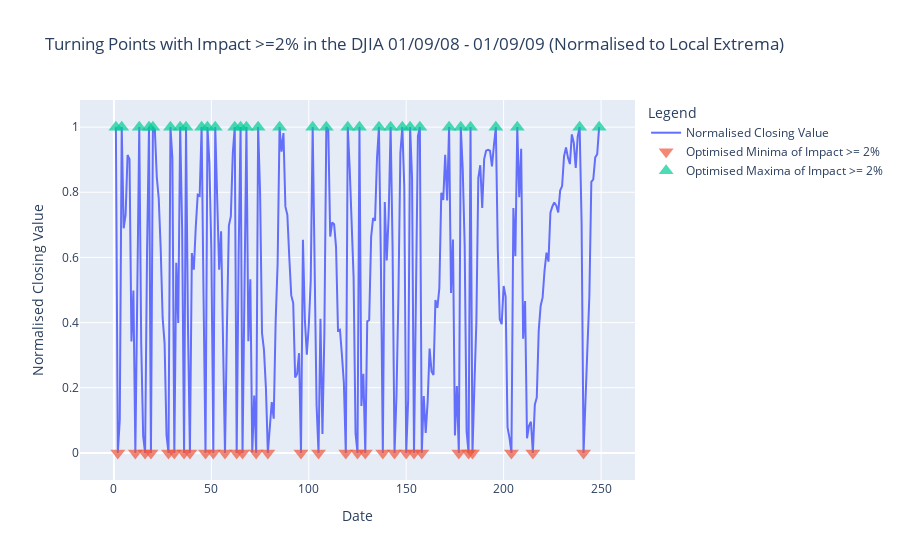

The notebook cell this image was saved under:
### Code cell
# Plot the detected extrema based on an impact of >= 2%
marker_size_val = 13
marker_opacity_val = 0.7

fig = go.Figure()
fig.add_trace(
    go.Scatter(
        x=TpOscFull.index,
        y=TpOscFull['normalised'],
        mode='lines',
        name='Normalised Closing Value'
    )
)

fig.add_trace(
    go.Scatter(
        x=TpOscFull[(TpOscFull.label == 'minima')].index,
        y=TpOscFull[(TpOscFull.label == 'minima')]['normalised'],
        mode='markers', 
        name='Optimised Minima of Impact >= 2%',
        marker_symbol = 'triangle-down',
        marker_size = marker_size_val,
        marker_opacity = marker_opacity_val

    )
)

fig.add_trace(
    go.Scatter(
        x=TpOscFull[(TpOscFull.label == 'maxima')].index,
        y=TpOscFull[(TpOscFull.label == 'maxima')]['normalised'],
        mode='markers', 
        name='Optimised Maxima of Impact >= 2%',
        marker_symbol = 'triangle-up',
        marker_size = marker_size_val,
        marker_opacity = marker_opacity_val

    )
)

fig.update_layout(
    title="Turning Points with Impact >=2% in the DJIA 01/09/08 - 01/09/09 (Normalised to Local Extrema)",
    xaxis_title="Date",
    yaxis_title="Normalised Closing Value",
    legend_title="Legend"
)

fig.show()

### Figure 1 — Plotly figure (JSON) as saved in the notebook; plotly's stock layout.template omitted (floating-point values rounded to 4 significant figures; data arrays with more than 128 entries replaced by an {"elided": "..."} marker saying what was removed)
{"data": [{"mode": "lines", "name": "Normalised Closing Value", "type": "scatter", "x": {"elided": "253 int values"}, "y": {"elided": "253 float values"}}, {"marker": {"opacity": 0.7, "size": 13, "symbol": "triangle-down"}, "mode": "markers", "name": "Optimised Minima of Impact >= 2%", "type": "scatter", "x": [2, 11, 16, 19, 28, 31, 36, 39, 47, 51, 57, 63, 66, 73, 79, 96, 105, 119, 125, 129, 138, 144, 150, 154, 158, 177, 182, 184, 204, 215, 241], "y": [0, 0, 0, 0, 0, 0, 0, 0, 0, 0, 0, 0, 0, 0, 0, 0, 0, 0, 0, 0, 0, 0, 0, 0, 0, 0, 0, 0, 0, 0, 0]}, {"marker": {"opacity": 0.7, "size": 13, "symbol": "triangle-up"}, "mode": "markers", "name": "Optimised Maxima of Impact >= 2%", "type": "scatter", "x": [1, 4, 13, 18, 20, 29, 34, 37, 45, 48, 52, 62, 65, 68, 74, 85, 102, 109, 120, 126, 136, 142, 148, 152, 157, 172, 178, 183, 196, 207, 239, 249], "y": [1, 1, 1, 1, 1, 1, 1, 1, 1, 1, 1, 1, 1, 1, 1, 1, 1, 1, 1, 1, 1, 1, 1, 1, 1, 1, 1, 1, 1, 1, 1, 1]}], "layout": {"legend": {"title": {"text": "Legend"}}, "title": {"text": "Turning Points with Impact >=2% in the DJIA 01/09/08 - 01/09/09 (Normalised to Local Extrema)"}, "xaxis": {"title": {"text": "Date"}}, "yaxis": {"title": {"text": "Normalised Closing Value"}}}}
